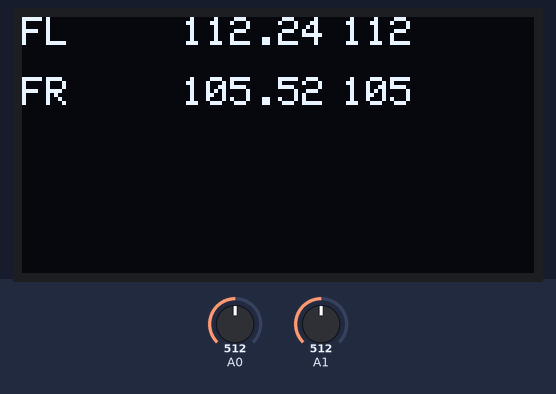
The sketch below on a simulated Arduino Uno, built with avr-gcc and run on an emulated ATmega328P. Parts: 128×64 one-colour display. Inputs (shaded band) come from the test bench; at power-on: A0 = 512, A1 = 512. What the sketch prints to the serial monitor is not drawn.

Above: at 1.8 s.
1.9 s: A0 set to 716
At 2.4 s:
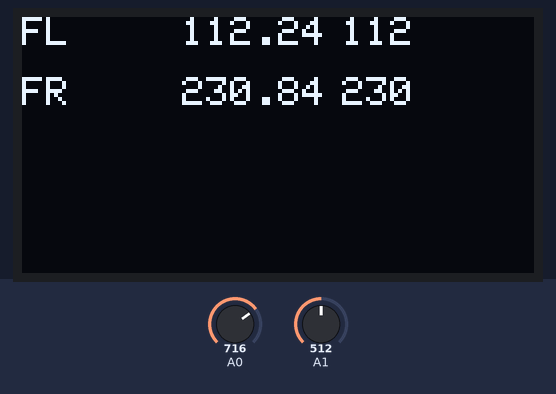
3.6 s: A1 set to 716
At 5.0 s:
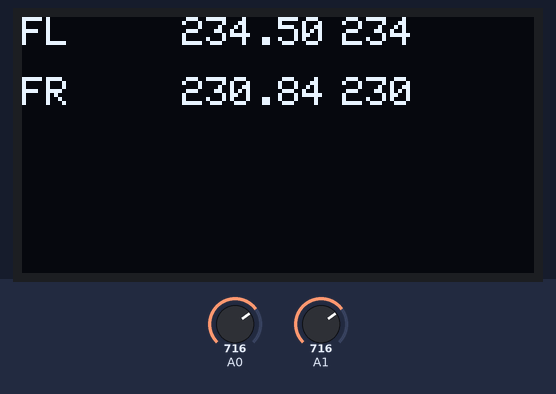
5.6 s: A0 set to 900
At 7.4 s:
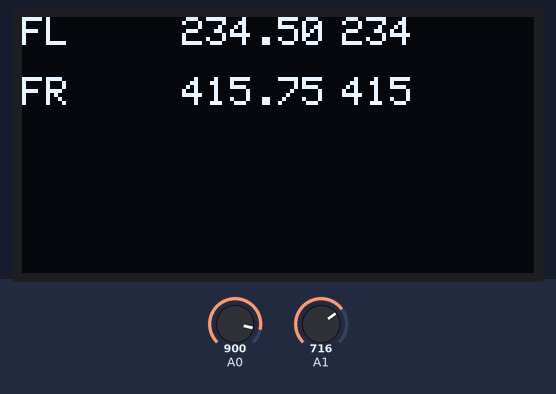
7.7 s: A1 set to 900
At 9.1 s:
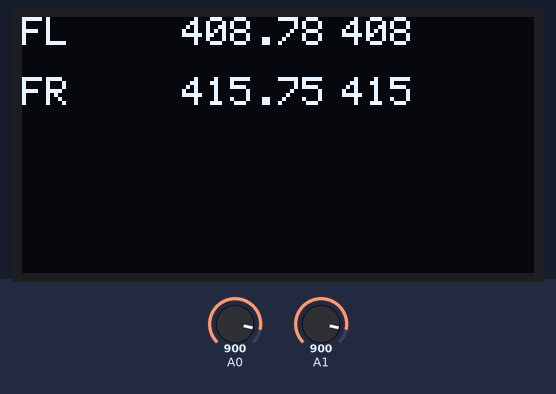
9.8 s: A0 set to 1023
At 11.5 s:
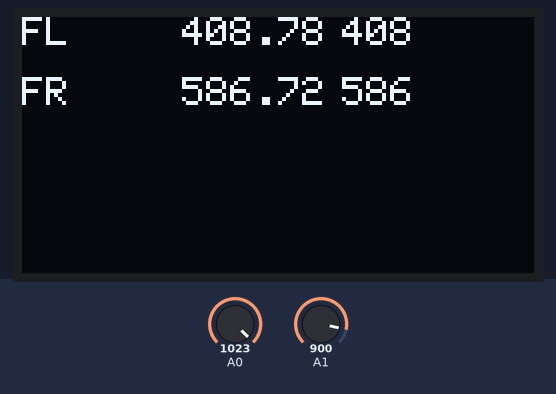
11.8 s: A1 set to 1023
At 13.2 s:
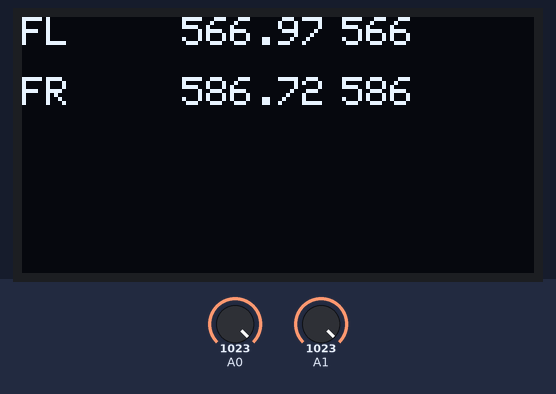
Timing chart, 0 to 14.8 s (numbered marks = the images above; inputs shaded):
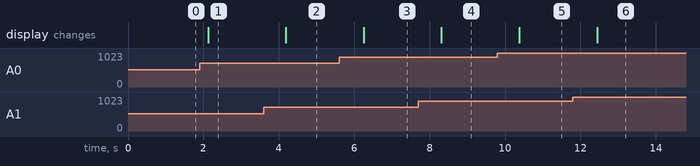

Measured:
- after the input at 1.9 s, the display: changes after 0.22 s (image 1)
- after the input at 3.6 s, the display: changes after 0.59 s (image 2)
- after the input at 5.6 s, the display: changes after 0.65 s (image 3)
- after the input at 7.7 s, the display: changes after 0.61 s (image 4)
- after the input at 9.8 s, the display: changes after 0.58 s (image 5)
- after the input at 11.8 s, the display: changes after 0.64 s (image 6)

The sketch:

final.ino
```cpp
#include <SPI.h>
#include <Wire.h>
#include <Adafruit_GFX.h>
#include <Adafruit_SSD1306.h>

Adafruit_SSD1306 display(-1);

//int flexiForcePin1 = A1; //analog pin 1
//int flexiForcePin0 = A0;
int FLmax = 0;
int FRmax = 0;

void setup() {
  // initialize serial communication at 9600 bits per second:
  Serial.begin(9600);

   if(!display.begin(SSD1306_SWITCHCAPVCC, 0x3C)) { // Address 0x3D for 128x64
    Serial.println(F("SSD1306 allocation failed"));
    for(;;);
}

  // Clear the buffer.
  display.clearDisplay();
  //pinMode(a1 ,INPUT);
  //pinMode(a0 ,INPUT);
  int FL=0;
  int FR = 0;

}

// the loop routine runs over and over again forever:
void loop() {
  // read the input on analog pin 0:
  int an0 = analogRead(A0);
  int an1 =analogRead(A1);


  int a0 = an0;
  int a1 = an1;
  float FR = ((4.851*pow(10,-7)*a0*a0*a0 )+ (-2.566*pow(10,-5)*a0*a0) + (.09215*a0)-0.04149 );
  float FL = ((4.061*pow(10,-7)*a1*a1*a1) -(-3.238*pow(10,-5)*a1*a1) +(.09604*a1) +0.06883);

  //int y[2]={FR , FL};


    if (FLmax < FL)
  {
    FLmax = FL;
  }
   if (FRmax < FR)
  {
    FRmax = FR;
  }

    Serial.print(FLmax);
   Serial.print(",");
   Serial.println(FRmax);

  //int z[2] = {FLmax, FRmax};
  //sending data via BT

 /* if(Serial.available()>0)
  {
   // Serial.write(y[2]);
    Serial.write(z[2]);
  }*/
  //display on oled
  display.setTextSize(1);
  display.setTextColor(WHITE);
  display.clearDisplay();
  display.setCursor(0,0);
  display.println("FL");
  display.setCursor(40, 0);
  display.print(FL);

  //display.display();
    display.setCursor(80,0);
    display.println(FLmax);
  ;


    display.setCursor(0,15);
  display.println("FR");

  display.setCursor(40,15);
  display.print(FR);


     display.setCursor(80,15);
    display.println(FRmax);
      display.display();

  delay(1);

  delay(1000);
}
```
